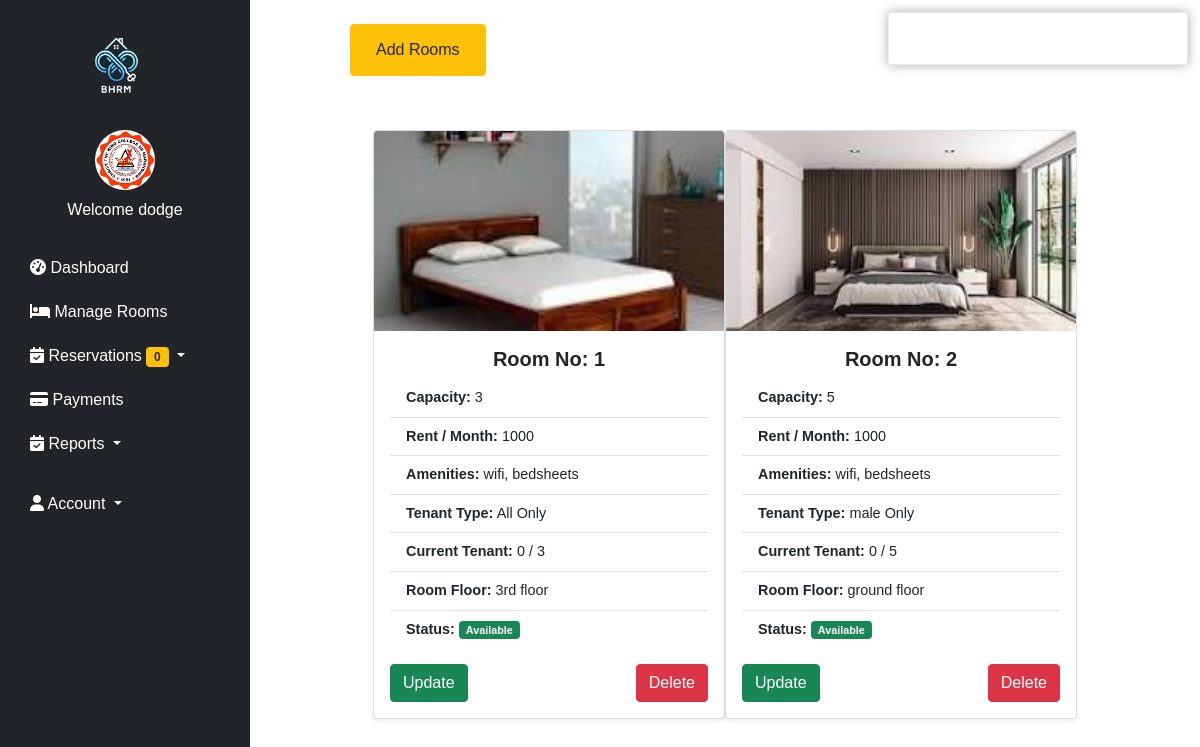
Screenshot of /manageroom.php (signed in) with the database file from the repository.
### tables this page shows
CREATE TABLE `users` (
  `id` int(11) NOT NULL,
  `image` varchar(255) NOT NULL,
  `fname` varchar(50) NOT NULL,
  `lname` varchar(50) NOT NULL,
  `gender` varchar(255) NOT NULL,
  `uname` varchar(50) NOT NULL,
  `pass` varchar(50) NOT NULL,
  `role` varchar(50) NOT NULL,
  `hname` varchar(255) NOT NULL
);

CREATE TABLE `rooms` (
  `id` int(11) NOT NULL,
  `room_no` int(255) NOT NULL,
  `capacity` int(255) NOT NULL,
  `current_tenant` int(255) NOT NULL,
  `amenities` varchar(255) NOT NULL,
  `tenant_type` varchar(255) NOT NULL,
  `room_floor` varchar(255) NOT NULL,
  `price` int(255) NOT NULL,
  `image` varchar(255) NOT NULL,
  `status` varchar(255) NOT NULL,
  `hname` varchar(255) NOT NULL,
  `owner` varchar(255) NOT NULL
);

### manageroom.php (the view, shortened to what this page needs)
<?php
require 'php/connection.php';
if(!empty($_SESSION["uname"]) && $_SESSION["role"] == 'landlord'){
    echo "
    <script src='jquery.min.js'></script>
    <link rel='stylesheet' href='toastr.min.css'/>
    <script src='toastr.min.js'></script>
    <script>
        $(document).ready(function() {
            " . (isset($_SESSION['login_message_displayed']) ? "toastr.success('Logged in Successfully');" : "") . "
        });
    </script>
    ";
} else {
    header('location: index.php');
}
?>
<!DOCTYPE html>
<html lang="en">
<head>
    <link href="https://cdn.jsdelivr.net/npm/bootstrap@5.0.2/dist/css/bootstrap.min.css" rel="stylesheet">
</head>
<body>
    <?php include 'navigationbar.php'; ?>
    <div class="section2">
        <button class="btn btn-warning">
            <a href="php/roomfunction.php" class="btn">Add Rooms</a>
        </button>
    </div>
    <div class="section3">
    <?php
        $hname = $_SESSION['hname'];
        $query = "SELECT * FROM rooms WHERE hname = '$hname' ORDER BY room_no";
        $result = mysqli_query($conn, $query);
        if ($result && mysqli_num_rows($result) > 0) {
            while ($fetch = mysqli_fetch_assoc($result)) {
                $id = $fetch['id'];
                $roomno = $fetch['room_no'];
                $capacity = $fetch['capacity'];
                $tenantcount = $fetch['current_tenant'];
    ?>
    <div class="card shadow-sm mb-4" style="width: 22rem;">
        <img src="<?php echo $fetch['image']; ?>" class="card-img-top" alt="Room Image" style="height: 200px; object-fit: cover;">
        <div class="card-body">
            <h5 class="card-title text-center"><strong>Room No:</strong> <?php echo $roomno; ?></h5>
            <ul class="list-group list-group-flush">
                <li class="list-group-item"><strong>Capacity:</strong> <?php echo $capacity; ?></li>
                <li class="list-group-item"><strong>Rent / Month:</strong> <?php echo $fetch['price']; ?></li>
                <li class="list-group-item"><strong>Amenities:</strong> <?php echo $fetch['amenities']; ?></li>
                <li class="list-group-item"><strong>Tenant Type:</strong> <?php echo $fetch['tenant_type']; ?> Only</li>
                <li class="list-group-item"><strong>Current Tenant:</strong> <?php echo $tenantcount; ?> / <?php echo $capacity; ?></li>
                <li class="list-group-item"><strong>Room Floor:</strong> <?php echo $fetch['room_floor']; ?></li>
                <li class="list-group-item"><strong>Status:</strong>
                    <span class="badge bg-<?php echo $fetch['status'] === 'Full' ? 'danger' : 'success'; ?>">
                        <?php echo $fetch['status']; ?>
                    </span>
                </li>
            </ul>
            <div class="d-flex justify-content-between mt-3">
                <button data-action="update" data-id="<?php echo $id; ?>" class="btn btn-success action-button">Update</button>
                <button data-action="delete" data-id="<?php echo $id; ?>" class="btn btn-danger action-button">Delete</button>
            </div>
        </div>
    </div>
    <?php } } ?>
</div>
</body>
</html>

### navigationbar.php (shortened to what this page needs)
<?php
require 'php/connection.php';
?>
<?php
        if(!empty($_SESSION['uname'])){
            $uname = $_SESSION['uname'];
            $query = "select * from users where uname = '$uname'";
            $result = mysqli_query($conn, $query);
            $fetch = mysqli_fetch_assoc($result);
        }
        $hname = $_SESSION['hname'];
        $query = "SELECT COUNT(*) AS new_reservations FROM reservation WHERE hname = '$hname' AND res_stat = 'Pending'";
        $result = mysqli_query($conn, $query);
        $row = mysqli_fetch_assoc($result);
        $newReservations = $row['new_reservations'];
    ?>
<!DOCTYPE html>
<html lang="en">
<head>
    <link href="https://cdn.jsdelivr.net/npm/bootstrap@5.0.2/dist/css/bootstrap.min.css" rel="stylesheet">
    <link href="https://cdnjs.cloudflare.com/ajax/libs/font-awesome/6.0.0-beta3/css/all.min.css" rel="stylesheet">
</head>
<body>
    <nav class="sidebar bg-dark">
        <div class="navbar-brand text-center">
            <img src="/bhrm-main/images/logo.png" alt="Logo">
        </div>
        <ul class="nav flex-column">
            <li class="nav-item text-center mb-4">
                <img class="rounded-circle mb-2" src="/bhrm-main/<?php echo $fetch['image'] ?? 'default.png'; ?>" alt="Profile" width="60" height="60">
                <span class="d-block text-white">Welcome <?php echo $fetch['fname'] ?? 'Guest'; ?></span>
            </li>
            <li class="nav-item">
                <a class="nav-link" href="/bhrm-main/dashboard.php">
                    <i class="fas fa-tachometer-alt"></i> Dashboard
                </a>
            </li>
            <li class="nav-item">
                <a class="nav-link" href="/bhrm-main/manageroom.php">
                    <i class="fas fa-bed"></i> Manage Rooms
                </a>
            </li>
            <li class="nav-item dropdown">
                <a class="nav-link dropdown-toggle" href="#" id="reservationMenu" role="button" data-bs-toggle="dropdown" aria-expanded="false">
                    <i class="fas fa-calendar-check"></i> Reservations <span class="badge bg-warning text-dark"><?php echo $newReservations; ?></span>
                </a>
            </li>
            <li class="nav-item">
                <a class="nav-link" href="/bhrm-main/payment.php">
                    <i class="fas fa-credit-card"></i> Payments
                </a>
            </li>
            <li class="nav-item dropdown">
                <a class="nav-link dropdown-toggle" href="#" id="reservationMenu" role="button" data-bs-toggle="dropdown" aria-expanded="false">
                    <i class="fas fa-calendar-check"></i> Reports
                </a>
            </li>
            <li class="nav-item dropdown mt-3">
                <a class="nav-link text-white dropdown-toggle" href="#" id="userMenu" role="button" data-bs-toggle="dropdown">
                    <i class="fas fa-user"></i> Account
                </a>
            </li>
        </ul>
    </nav>
</body>
</html>

### manageroom.php (style rules this page uses)
* { margin: 0; padding: 0; box-sizing: border-box; font-family: Arial, sans-serif; }
body { margin-left: 220px; }
.section2 { height: 100px; display: flex; justify-content: left; align-items: center; margin: 0 100px; animation: fadeIn 1s ease-in-out; }
.section2 .btn { animation: bounceIn 1s ease; }
.section3 { display: flex; flex-wrap: wrap; justify-content: center; padding: 30px; animation: fadeIn 1s ease-in-out; }
.card { border-radius: 12px; overflow: hidden; transition: all 0.3s ease-in-out; }
.card-title { font-size: 1.25rem; font-weight: bold; }
.list-group-item { font-size: 0.9rem; color: #333; }
.badge { font-size: 0.9rem; padding: 0.5em; }
.btn { padding: 10px 20px; border-radius: 5px; cursor: pointer; }

### navigationbar.php (style rules this page uses)
body { margin-left: 250px; transition: margin-left 0.3s ease; background-color: white; }
.sidebar { position: fixed; top: 0; left: 0; height: 100vh; width: 250px; background-color: #343a40; padding: 20px 15px; z-index: 1000; overflow-y: auto; transition: all 0.3s ease; }
.sidebar .navbar-brand img { width: 80px; height: 80px; border-radius: 50%; margin-bottom: 20px; }
.sidebar .nav-link { color: white; display: block; font-size: 16px; padding: 10px 15px; border-radius: 5px; transition: all 0.3s ease; }

### rows the page displays
users: image (picture), fname "dodge"
rooms: image (picture), room_no "1", capacity "3", price "1000", amenities "wifi, bedsheets", tenant_type "All", current_tenant "0", room_floor "3rd floor", status "Available"
rooms: image (picture), room_no "2", capacity "5", price "1000", amenities "wifi, bedsheets", tenant_type "male", current_tenant "0", room_floor "ground floor", status "Available"

### other values shown
$newReservations "0"
